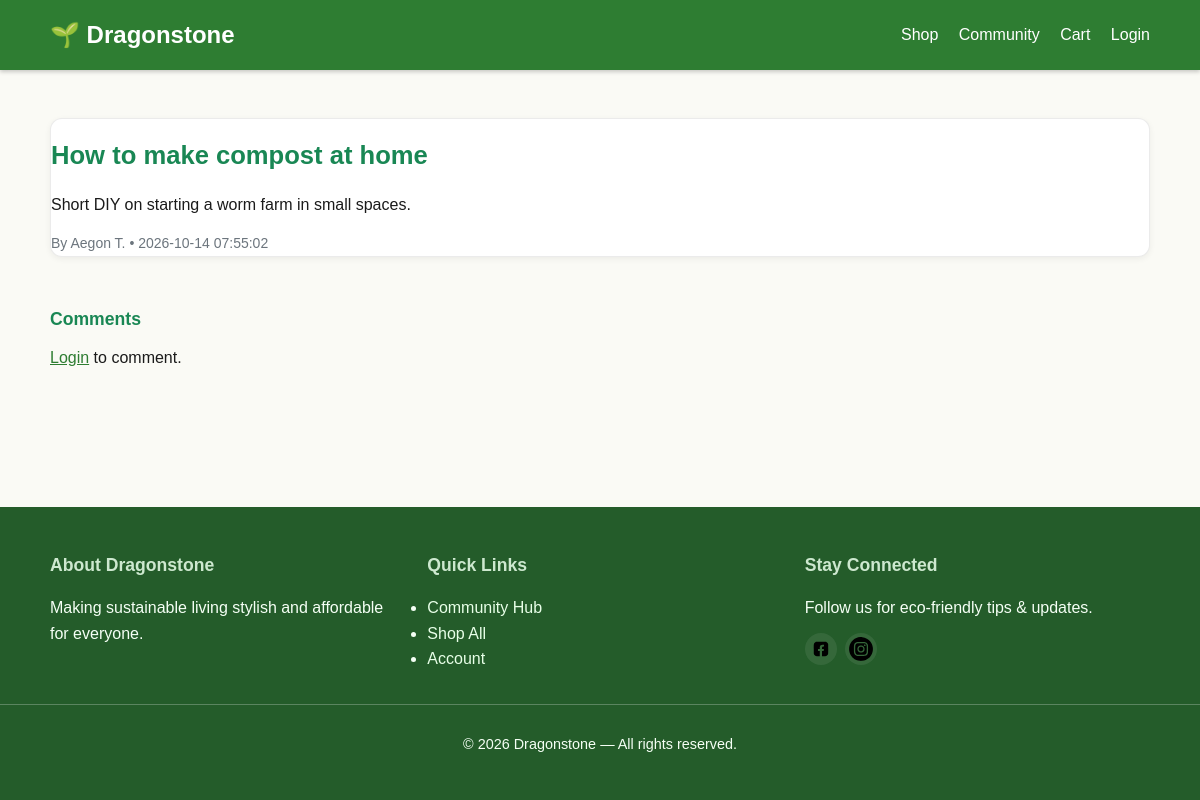
Page /post_detail.php?id=1 on the committed database.
### tables this page shows
CREATE TABLE community_posts (
                                 post_id INT AUTO_INCREMENT PRIMARY KEY,
                                 user_id INT NOT NULL,
                                 title VARCHAR(255) NOT NULL,
                                 body TEXT NOT NULL,
                                 created_at DATETIME DEFAULT CURRENT_TIMESTAMP,
                                 points_awarded INT DEFAULT 0,
                                 FOREIGN KEY (user_id) REFERENCES users(user_id) ON DELETE CASCADE
);

CREATE TABLE users (
                       user_id INT AUTO_INCREMENT PRIMARY KEY,
                       name VARCHAR(150) NOT NULL,
                       email VARCHAR(255) NOT NULL UNIQUE,
                       password_hash VARCHAR(255) NOT NULL,
                       role_key VARCHAR(32) NOT NULL DEFAULT 'customer',
                       eco_points INT DEFAULT 0,
                       created_at DATETIME DEFAULT CURRENT_TIMESTAMP,
                       last_login DATETIME DEFAULT NULL,
                       FOREIGN KEY (role_key) REFERENCES roles(role_key)
);

### src/helpers.php (called while the page is built, shortened)
<?php
function h($str) {
    return htmlspecialchars((string)$str, ENT_QUOTES, 'UTF-8');
}
?>

### public/post_detail.php (the view, shortened to what this page needs)
<?php
include(__DIR__ . '/partials/header.php');
$post_id = intval($_GET['id'] ?? 0);
$stmt = $pdo->prepare("SELECT cp.post_id, cp.title, cp.body, cp.created_at, u.name AS user_name
                       FROM community_posts cp
                       JOIN users u ON cp.user_id = u.user_id
                       WHERE cp.post_id = ? LIMIT 1");
$stmt->execute([$post_id]);
$post = $stmt->fetch(PDO::FETCH_ASSOC);
?>
<main class="container my-5">
    <div class="card p-4 shadow-sm">
        <h2 class="text-success"><?php echo h($post['title']); ?></h2>
        <p><?php echo nl2br(h($post['body'])); ?></p>
        <small class="text-muted">By <?php echo h($post['user_name']); ?> • <?php echo h($post['created_at']); ?></small>
    </div>
    <div class="comments-section mt-5">
        <h4 class="text-success">Comments</h4>
        <?php if(isset($_SESSION['user_id'])): ?>
            <form id="commentForm" class="mb-4" method="POST" action="<?=APP_URL?>/src/api/api_comment.php">
                <textarea name="body" class="form-control mb-2" placeholder="Add a comment..." required></textarea>
                <input type="hidden" name="post_id" value="<?php echo $post_id; ?>">
                <input type="hidden" name="csrf_token" value="<?=h(generate_csrf_token())?>">
                <button type="submit" class="btn btn-success">Post Comment</button>
            </form>
        <?php else: ?>
            <p><a href="<?=APP_URL?>/login.php">Login</a> to comment.</p>
        <?php endif; ?>
    </div>
</main>
<?php include(__DIR__ . '/partials/footer.php'); ?>

### public/assets/css/main.css (style rules this page uses)
:root { --eco-green: #2E7D32; --light-green: #A5D6A7; --dark: #1B1B1B; --cream: #FAFAF5; --accent: #FFB300; --font-main: 'Poppins', sans-serif; }
* { box-sizing: border-box; margin: 0; padding: 0; }
html, body { height: 100%; }
body { font-family: var(--font-main); background-color: var(--cream); color: var(--dark); line-height: 1.6; min-height: 100vh; display: flex; flex-direction: column; }
.container { width: 90%; margin: 0 auto; }
h2, .h2 { font-size: 1.6rem; margin: 1rem 0; font-weight: 600; }
h4, .h4 { font-size: 1.1rem; margin: 0.75rem 0; font-weight: 600; }
small { font-size: 0.875rem; }
p { margin: 0.75rem 0; }
a { color: var(--eco-green); }
.container { width: min(1100px, 92%); margin-inline: auto; }
:root { --sp-0:0; --sp-1:0.25rem; --sp-2:0.5rem; --sp-3:1rem; --sp-4:1.5rem; --sp-5:3rem; }
.mt-5 { margin-top:var(--sp-5) }
.my-5 { margin-top:var(--sp-5);margin-bottom:var(--sp-5) }
.text-muted { color: #6c757d; }
.text-success { color: #198754; }
.card { background: #fff; border: 1px solid rgba(0,0,0,0.08); border-radius: 12px; overflow: hidden; box-shadow: 0 2px 6px rgba(0,0,0,0.06); transition: transform .2s ease, box-shadow .2s ease; }

### rows in the picture
community_posts: title "How to make compost at home", body "Short DIY on starting a worm farm in small spaces.", user.name "Aegon T.", created_at "2026-10-14 07:55:02"

### other values in the picture
APP_NAME "Dragonstone"
